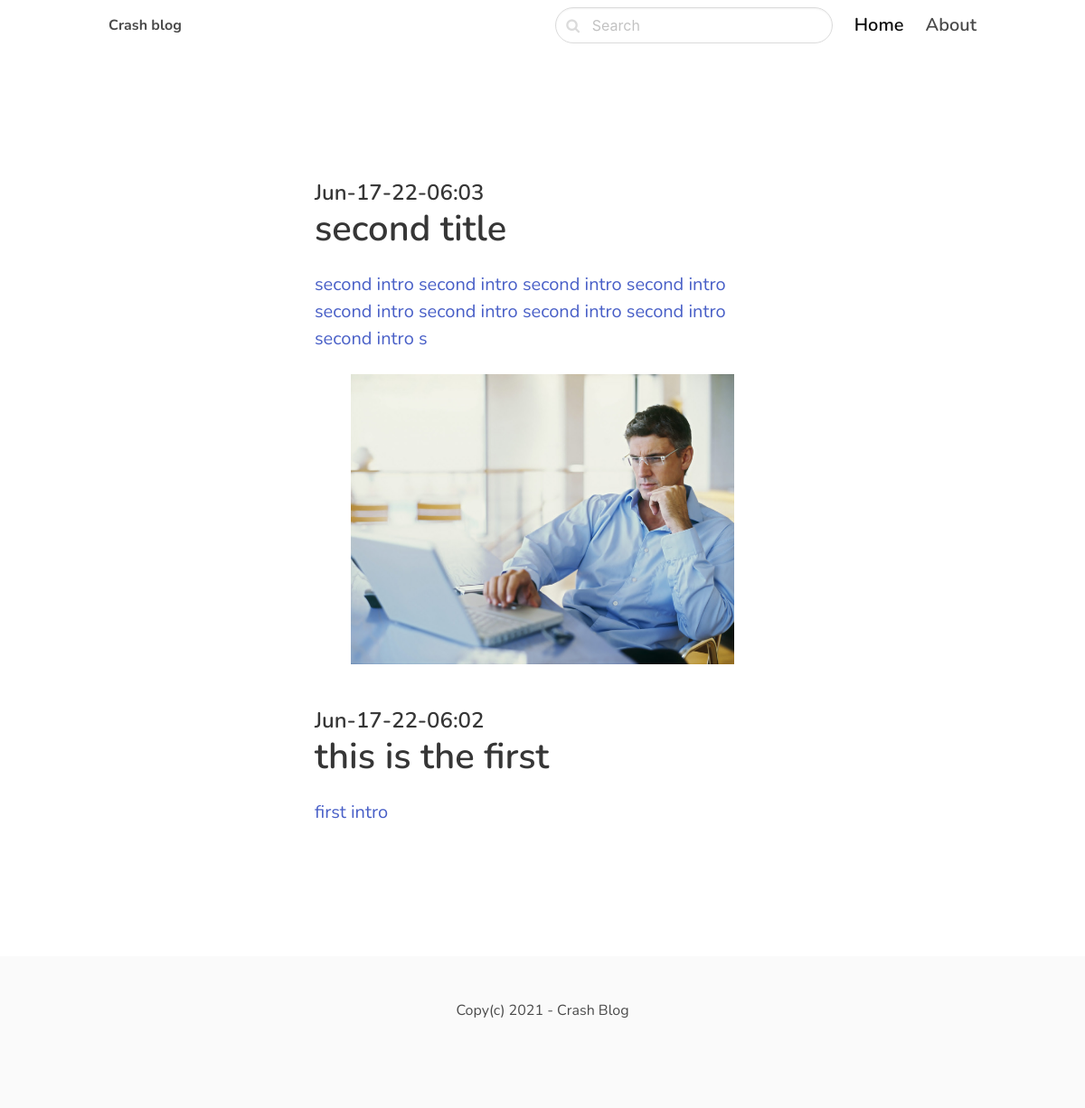
The page / on the database its author committed.
### blog/models.py (models this page shows, shortened)
class Post(models.Model):
    ACTIVE = 'active'
    DRAFT = 'draft'
    CHOICES_STATUS = (
        (ACTIVE,'Active'),
        (DRAFT,'Draft')
    )
    category=models.ForeignKey(Category, related_name='posts',on_delete=models.CASCADE)
    title = models.CharField(max_length=255)
    slug = models.SlugField()
    intro = models.TextField()
    body = models.TextField()
    created_at = models.DateTimeField(auto_now_add=True)
    status = models.CharField(max_length=10, choices=CHOICES_STATUS,default=ACTIVE)
    image = models.ImageField(upload_to='uploads/',blank=True,null=True)
    class Meta:
        ordering = ('-created_at',)

### core/views.py (the view)
# urls.py: path('',front_page,name='front_page'),
def front_page(request):
    posts = Post.objects.filter(status=Post.ACTIVE)
    return render(request,'frontpage.html',{'posts':posts})

### core/templates/frontpage.html (shortened to what this page needs)
{% extends 'base.html' %}
{% block content %}
    <section class="hero">
        <div class="hero-body">
            <div class="container">
                <section class="section">
                    <div class="columns">
                        <div class="column is-8 is-offset-2">
                            {% for post in posts %}
                                <div class="content is-medium">
                                    <a href=" {% url 'post_detail' post.category.slug post.slug%}">
                                        {% if post.image %}
                                            <figure class="image">
                                                <img src="{{ post.image.url }}">
                                            </figure>
                                        {% endif %}
                                        <h2 class="subtitle is-4">{{ post.created_at|date:'M-d-y-H:i' }}</h2>
                                        <h1 class="title">{{ post.title }}</h1>
                                        <p>{{ post.intro }}</p>
                                    </a>
                                  </div>
                            {% endfor %}
                        </div>
                    </div>
                </section>
            </div>
        </div>
    </section>
{% endblock %}

### core/templates/base.html (shortened to what this page needs)
<!DOCTYPE html>
<html>
    <head>
         <link rel="stylesheet" href="https://unpkg.com/bulma@0.9.2/css/bulma.min.css" />
        <link href="https://stackpath.bootstrapcdn.com/font-awesome/4.7.0/css/font-awesome.min.css" rel="stylesheet">
    </head>
<body>
    <nav class="navbar">
    <div class="container">
      <div class="navbar-brand">
        <a class="navbar-item" href="/">
          <strong>Crash blog</strong>
        </a>
      </div>
      <div id="navbarMenu" class="navbar-menu">
        <div class="navbar-end">
          <div class="navbar-item">
              <form method="'get" action="{% url 'search' %}">
                <div class="control has-icons-left">
                  <input class="input is-rounded" name="query" type="text" placeholder="Search">
                  <span class="icon is-left">
                  </span>
                </div>
              </form>
          </div>
          <a href="/" class="navbar-item is-active is-size-5 has-text-weight-semibold">
            Home
          </a>
          <a href="{% url 'about'%}" class="navbar-item is-size-5 has-text-weight-semibold">
            About
          </a>
        </div>
      </div>
    </div>
  </nav>
    <section class="section">
        <div class="container">
            {% block content %}
            {% endblock %}
        </div>
    </section>
    <footer class="footer">
    <div class="content has-text-centered">
      <p>
        Copy(c) 2021 - Crash Blog
      </p>
    </div>
    </footer>
    </body>
</html>

### core/templates/base.html (style rules this page uses)
body { font-family: 'Nunito', sans-serif; }
nav.navbar { height: 6rem !important; box-shadow: 0 1px 3px 0 rgba(0, 0, 0, .1), 0 1px 2px 0 rgba(0, 0, 0, .06) !important; }

### rows shown on the page
Post: created_at "Jun-17-22-06:03", title "second title", intro "second intro second intro second intro second intro second intro second intro second intro second intro second intro s"
Post: image (picture), created_at "Jun-17-22-06:02", title "this is the first", intro "first intro"
